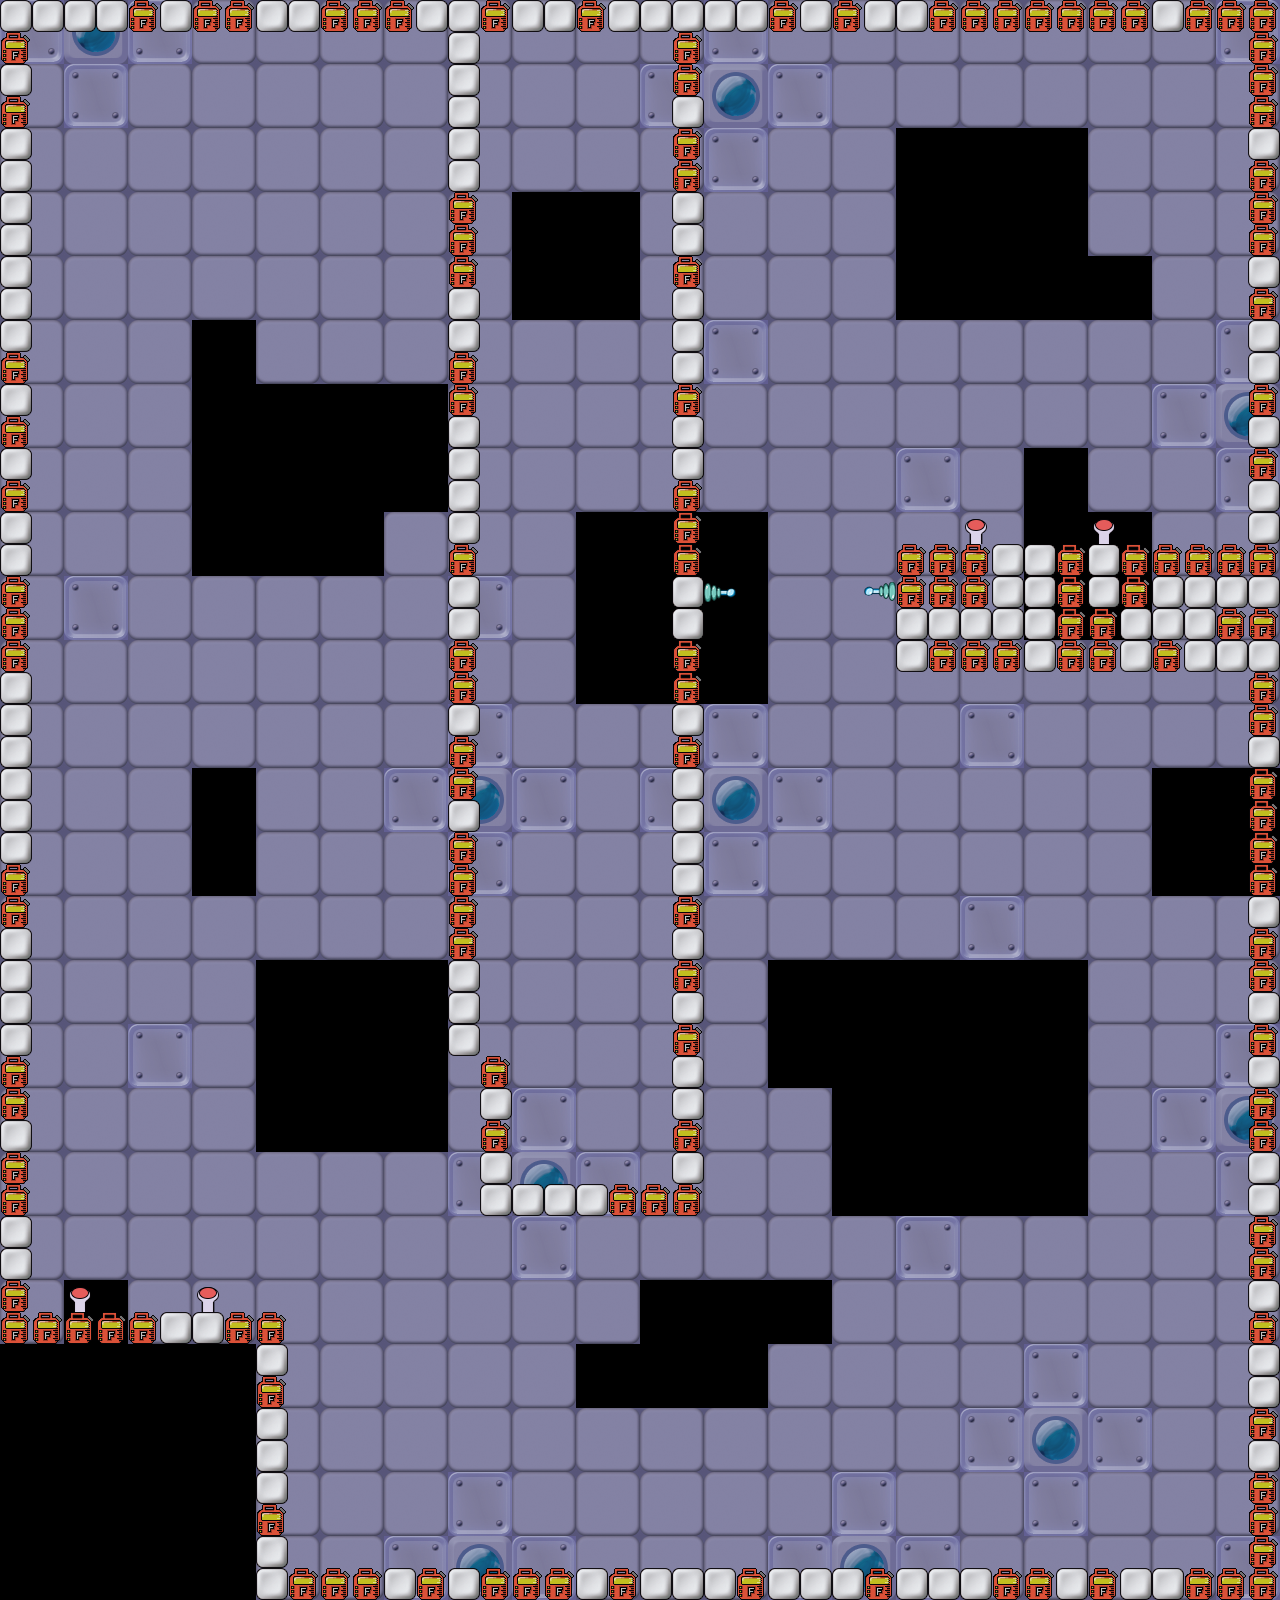

A level layout from a 2D game, rendered from its tile map. Below: a short description, then the map file with tile-grid data replaced by summaries:
An orthogonal 40x50 tile map with 32x32 px tiles, 2 tile layers (Tile Layer 1, Tile Layer 2) and 4 objects (pared, fin, inicio, laser).

<map version="1.0" orientation="orthogonal" width="40" height="50" tilewidth="32" tileheight="32">
 <properties>
  <property name="tamanoMapaX" value="40" />
  <property name="tamanoMapaY" value="50" />
 </properties>
 <tileset firstgid="1" name="tiled" tilewidth="32" tileheight="32">
  <image source="tiled.png" width="512" height="512" />
 </tileset>
 <layer name="Tile Layer 1" width="40" height="50">
  <data>[2000 cells, 1732 non-empty, 20 distinct tile ids]</data>
 </layer>
 <layer name="Tile Layer 2" width="40" height="50">
  <data>[2000 cells, 305 non-empty, 4 distinct tile ids]</data>
 </layer>
 <objectgroup name="fisicos" width="40" height="50" visible="0">
  <object type="pared" x="32" y="1312">
   <polyline points="0,0 256,0 256,256 1216,256 1216,-640 864,-640 864,-768 1216,-768 1216,-1280 672,-1280 672,-96 448,-96 448,-256 416,-256 416,-1280 0,-1280 0,0" />
  </object>
  <object type="fin" x="64" y="1312" width="160" height="32">
   <properties>
    <property name="" value="" />
   </properties>
  </object>
  <object type="inicio" x="960" y="544" width="160" height="32" />
 </objectgroup>
 <objectgroup name="interaccion" width="40" height="50" visible="0">
  <object type="laser" x="705" y="586" width="192" height="11">
   <properties>
    <property name="direccion" value="horizontal" />
    <property name="tiempoApagado" value="03.00" />
    <property name="tiempoApagadoActual" value="00.00" />
    <property name="tiempoPrendido" value="03.00" />
   </properties>
  </object>
 </objectgroup>
</map>